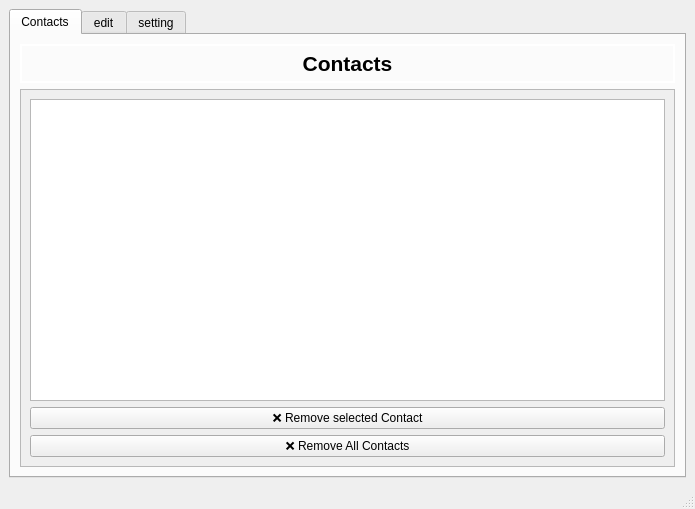
<?xml version="1.0" encoding="UTF-8"?>
<ui version="4.0">
 <class>ContactList</class>
 <widget class="QMainWindow" name="ContactList">
  <property name="geometry">
   <rect>
    <x>0</x>
    <y>0</y>
    <width>695</width>
    <height>509</height>
   </rect>
  </property>
  <property name="windowTitle">
   <string>ContactList</string>
  </property>
  <property name="styleSheet">
   <string notr="true"/>
  </property>
  <property name="tabShape">
   <enum>QTabWidget::Rounded</enum>
  </property>
  <widget class="QWidget" name="centralwidget">
   <layout class="QVBoxLayout" name="verticalLayout_2">
    <item>
     <widget class="QTabWidget" name="tabWidget">
      <property name="styleSheet">
       <string notr="true"/>
      </property>
      <property name="currentIndex">
       <number>0</number>
      </property>
      <widget class="QWidget" name="Contacts">
       <attribute name="title">
        <string>Contacts</string>
       </attribute>
       <layout class="QVBoxLayout" name="verticalLayout">
        <item>
         <widget class="QLabel" name="label">
          <property name="font">
           <font>
            <pointsize>16</pointsize>
            <bold>true</bold>
           </font>
          </property>
          <property name="layoutDirection">
           <enum>Qt::LeftToRight</enum>
          </property>
          <property name="styleSheet">
           <string notr="true">  border: 2px solid white ;
  padding:5px 0 px;
  padding-bottom:5px;</string>
          </property>
          <property name="text">
           <string>Contacts</string>
          </property>
          <property name="textFormat">
           <enum>Qt::MarkdownText</enum>
          </property>
          <property name="alignment">
           <set>Qt::AlignCenter</set>
          </property>
         </widget>
        </item>
        <item>
         <widget class="QScrollArea" name="scrollArea">
          <property name="font">
           <font>
            <kerning>true</kerning>
           </font>
          </property>
          <property name="widgetResizable">
           <bool>true</bool>
          </property>
          <widget class="QWidget" name="scrollAreaWidgetContents">
           <property name="geometry">
            <rect>
             <x>0</x>
             <y>0</y>
             <width>651</width>
             <height>351</height>
            </rect>
           </property>
           <property name="maximumSize">
            <size>
             <width>16777215</width>
             <height>16777215</height>
            </size>
           </property>
           <layout class="QVBoxLayout" name="verticalLayout_4">
            <item>
             <layout class="QGridLayout" name="gridLayout">
              <item row="0" column="0">
               <widget class="QTableWidget" name="tableWidget">
                <property name="font">
                 <font>
                  <bold>false</bold>
                  <kerning>true</kerning>
                 </font>
                </property>
                <attribute name="verticalHeaderMinimumSectionSize">
                 <number>24</number>
                </attribute>
               </widget>
              </item>
             </layout>
            </item>
            <item>
             <widget class="QPushButton" name="remove_selected">
              <property name="text">
               <string>❌ Remove selected Contact</string>
              </property>
             </widget>
            </item>
            <item>
             <widget class="QPushButton" name="remove_All">
              <property name="text">
               <string>❌ Remove All Contacts</string>
              </property>
             </widget>
            </item>
           </layout>
          </widget>
         </widget>
        </item>
       </layout>
      </widget>
      <widget class="QWidget" name="edit">
       <attribute name="title">
        <string>edit</string>
       </attribute>
       <layout class="QVBoxLayout" name="verticalLayout_5">
        <item>
         <widget class="QLabel" name="label_2">
          <property name="font">
           <font>
            <pointsize>17</pointsize>
            <bold>true</bold>
           </font>
          </property>
          <property name="styleSheet">
           <string notr="true">border: 2px solid green ;</string>
          </property>
          <property name="text">
           <string>Add New Contact</string>
          </property>
          <property name="alignment">
           <set>Qt::AlignCenter</set>
          </property>
         </widget>
        </item>
        <item>
         <widget class="QScrollArea" name="scrollArea_2">
          <property name="widgetResizable">
           <bool>true</bool>
          </property>
          <widget class="QWidget" name="scrollAreaWidgetContents_2">
           <property name="geometry">
            <rect>
             <x>0</x>
             <y>0</y>
             <width>651</width>
             <height>306</height>
            </rect>
           </property>
           <layout class="QVBoxLayout" name="verticalLayout_6">
            <item>
             <layout class="QFormLayout" name="formLayout_2">
              <item row="0" column="0">
               <widget class="QLabel" name="label_4">
                <property name="font">
                 <font>
                  <pointsize>11</pointsize>
                 </font>
                </property>
                <property name="text">
                 <string> Name : </string>
                </property>
               </widget>
              </item>
              <item row="0" column="1">
               <widget class="QLineEdit" name="name_input"/>
              </item>
              <item row="1" column="0">
               <widget class="QLabel" name="label_5">
                <property name="font">
                 <font>
                  <pointsize>11</pointsize>
                 </font>
                </property>
                <property name="text">
                 <string> Family : </string>
                </property>
               </widget>
              </item>
              <item row="1" column="1">
               <widget class="QLineEdit" name="family_input"/>
              </item>
              <item row="2" column="0">
               <widget class="QLabel" name="label_6">
                <property name="font">
                 <font>
                  <pointsize>11</pointsize>
                 </font>
                </property>
                <property name="text">
                 <string> Mobile :</string>
                </property>
               </widget>
              </item>
              <item row="2" column="1">
               <widget class="QLineEdit" name="mobile_input"/>
              </item>
              <item row="3" column="0">
               <widget class="QLabel" name="label_7">
                <property name="font">
                 <font>
                  <pointsize>11</pointsize>
                 </font>
                </property>
                <property name="text">
                 <string> Phone :</string>
                </property>
               </widget>
              </item>
              <item row="3" column="1">
               <widget class="QLineEdit" name="phone_input"/>
              </item>
              <item row="4" column="0">
               <widget class="QLabel" name="label_8">
                <property name="font">
                 <font>
                  <pointsize>11</pointsize>
                 </font>
                </property>
                <property name="text">
                 <string> Email :</string>
                </property>
               </widget>
              </item>
              <item row="4" column="1">
               <widget class="QLineEdit" name="email_input"/>
              </item>
             </layout>
            </item>
           </layout>
          </widget>
         </widget>
        </item>
        <item>
         <widget class="QPushButton" name="save">
          <property name="styleSheet">
           <string notr="true">background-color: rgb(170, 255, 127);
color: rgb(0, 85, 0);</string>
          </property>
          <property name="text">
           <string>Save</string>
          </property>
         </widget>
        </item>
        <item>
         <widget class="QLabel" name="label_3">
          <property name="text">
           <string/>
          </property>
          <property name="alignment">
           <set>Qt::AlignCenter</set>
          </property>
         </widget>
        </item>
       </layout>
      </widget>
      <widget class="QWidget" name="setting">
       <attribute name="title">
        <string>setting</string>
       </attribute>
       <widget class="QCheckBox" name="checkBox">
        <property name="enabled">
         <bool>true</bool>
        </property>
        <property name="geometry">
         <rect>
          <x>20</x>
          <y>30</y>
          <width>111</width>
          <height>20</height>
         </rect>
        </property>
        <property name="text">
         <string>Dark mode</string>
        </property>
        <property name="checked">
         <bool>true</bool>
        </property>
       </widget>
      </widget>
     </widget>
    </item>
   </layout>
  </widget>
  <widget class="QMenuBar" name="menubar">
   <property name="geometry">
    <rect>
     <x>0</x>
     <y>0</y>
     <width>695</width>
     <height>22</height>
    </rect>
   </property>
  </widget>
  <widget class="QStatusBar" name="statusbar"/>
 </widget>
 <resources/>
 <connections/>
</ui>
